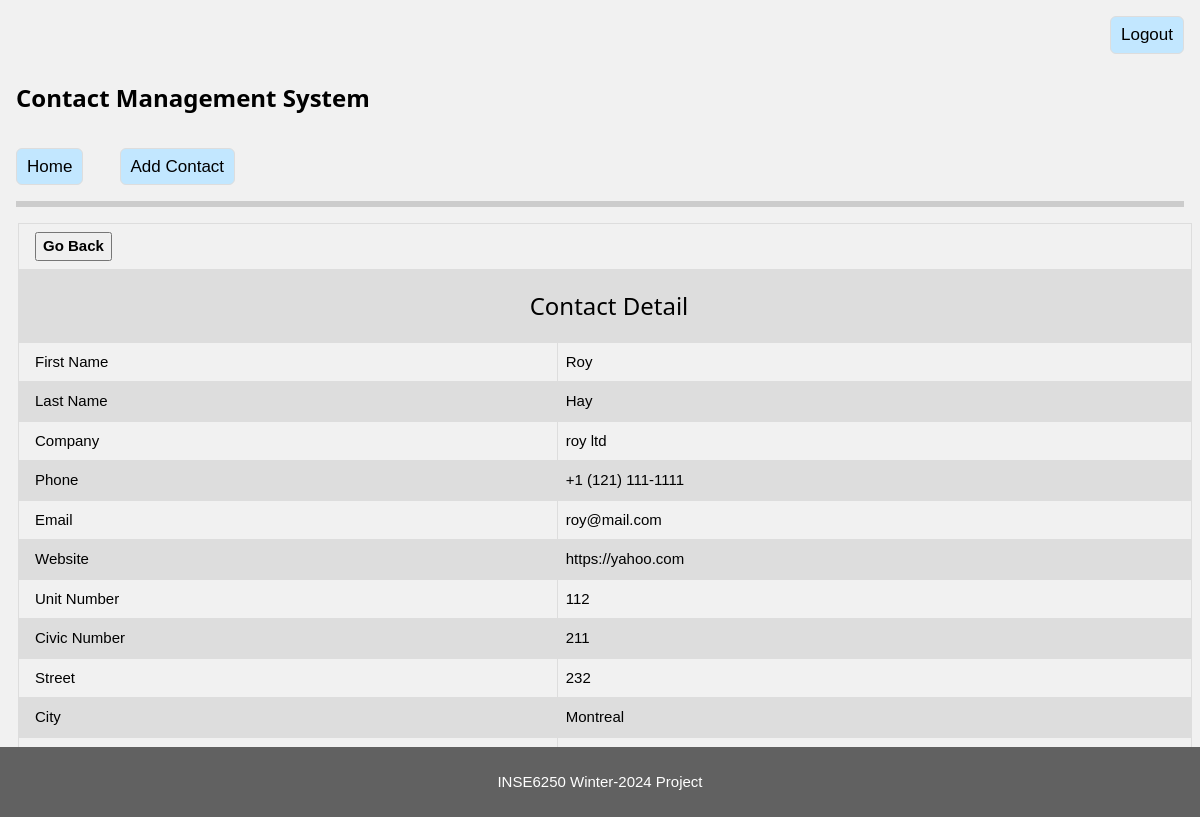
The page /contacts/detail/3/ (signed in) on the database as committed earlier.
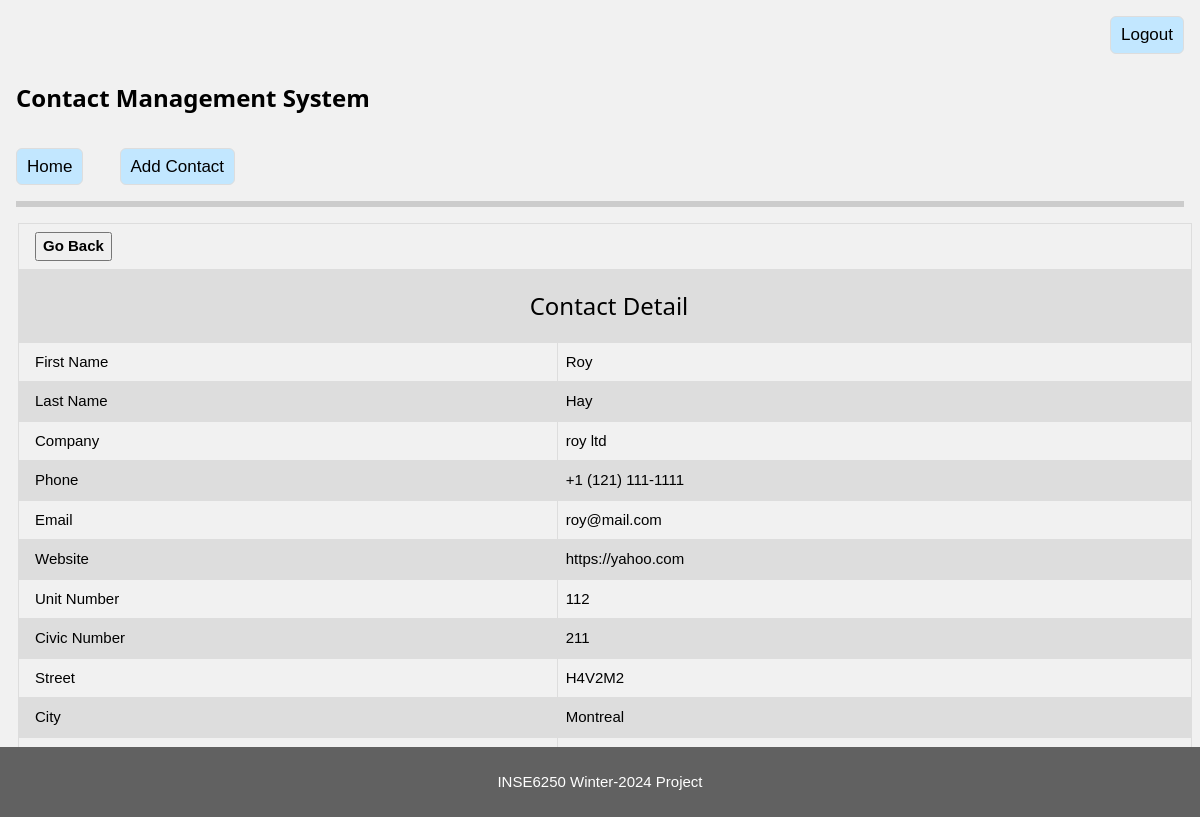
The same page on the database as committed later.
### contacts/models.py (models this page shows, shortened)
class Contact(models.Model):
    firstName = models.CharField(max_length=200)
    lastName = models.CharField(max_length=200)
    company = models.CharField(max_length=200)
    phone = models.CharField(max_length=200)
    email = models.CharField(max_length=200)
    website = models.CharField(max_length=200)
    unitNumber = models.IntegerField()
    civicNumber = models.IntegerField()
    street = models.CharField(max_length=200)
    city = models.CharField(max_length=200)
    province = models.CharField(max_length=2)
    postalCode = models.CharField(max_length=3)
    createdAt = models.DateTimeField(default=datetime.now())

### contacts/views.py (the view)
# urls.py: path('detail/<int:id>/', views.viewDetail, name='detailContact'),
@login_required
def viewDetail(req, id):
    contact = get_object_or_404(Contact, pk=id)
    context = {'contact': contact}
    return render(req, 'contacts/detail.html', context=context)

### templates/contacts/detail.html
{% extends "base.html" %}
{% block content %}
    {% if contact %}
        <table class="table">
            <tbody>
                <tr><th colspan="100" style="text-align: left;">
                    <button onclick="history.back()">Go Back</button>
                </th></tr>
                <tr><th colspan="100" style="text-align: center;">
                    <h3>Contact Detail</h3>
                </th></tr>
                <tr><td>First Name</td><td>{{ contact.firstName }}</td></tr>
                <tr><td>Last Name</td><td>{{ contact.lastName }}</td></tr>
                <tr><td>Company</td><td>{{ contact.company }}</td></tr>
                <tr><td>Phone</td><td>{{ contact.phone }}</td></tr>
                <tr><td>Email</td><td>{{ contact.email }}</td></tr>
                <tr><td>Website</td><td>{{ contact.website }}</td></tr>
                <tr><td>Unit Number</td><td>{{ contact.unitNumber }}</td></tr>
                <tr><td>Civic Number</td><td>{{ contact.civicNumber }}</td></tr>
                <tr><td>Street</td><td>{{ contact.street }}</td></tr>
                <tr><td>City</td><td>{{ contact.city }}</td></tr>
                <tr><td>Province</td><td>{{ contact.province }}</td></tr>
                <tr><td>Postal Code</td><td>{{ contact.postalCode }}</td></tr>
            </tbody>
        </table>
    {% else %}
        <p style="text-align: center;">No contacts found </p>
    {% endif %}
{% endblock %}

Rows that differ between the two databases and show on the page:
changed Contact "Roy": street "232" → "H4V2M2"
